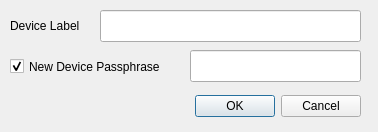
<?xml version="1.0" encoding="UTF-8"?>
<ui version="4.0">
 <class>SetupDeviceDialog</class>
 <widget class="QDialog" name="SetupDeviceDialog">
  <property name="geometry">
   <rect>
    <x>0</x>
    <y>0</y>
    <width>378</width>
    <height>132</height>
   </rect>
  </property>
  <property name="windowTitle">
   <string>Dialog</string>
  </property>
  <widget class="QDialogButtonBox" name="buttonBox">
   <property name="geometry">
    <rect>
     <x>20</x>
     <y>90</y>
     <width>341</width>
     <height>32</height>
    </rect>
   </property>
   <property name="orientation">
    <enum>Qt::Horizontal</enum>
   </property>
   <property name="standardButtons">
    <set>QDialogButtonBox::Cancel|QDialogButtonBox::Ok</set>
   </property>
  </widget>
  <widget class="QLabel" name="label">
   <property name="geometry">
    <rect>
     <x>10</x>
     <y>10</y>
     <width>81</width>
     <height>31</height>
    </rect>
   </property>
   <property name="text">
    <string>Device Label</string>
   </property>
  </widget>
  <widget class="QLineEdit" name="device_label_lineedit">
   <property name="geometry">
    <rect>
     <x>100</x>
     <y>10</y>
     <width>261</width>
     <height>32</height>
    </rect>
   </property>
  </widget>
  <widget class="QCheckBox" name="device_passphrase_checkbox">
   <property name="geometry">
    <rect>
     <x>10</x>
     <y>51</y>
     <width>171</width>
     <height>31</height>
    </rect>
   </property>
   <property name="text">
    <string>New Device Passphrase</string>
   </property>
   <property name="checked">
    <bool>true</bool>
   </property>
  </widget>
  <widget class="QLineEdit" name="dev_passphrase_lineedit">
   <property name="geometry">
    <rect>
     <x>190</x>
     <y>50</y>
     <width>171</width>
     <height>32</height>
    </rect>
   </property>
  </widget>
 </widget>
 <resources/>
 <connections>
  <connection>
   <sender>buttonBox</sender>
   <signal>accepted()</signal>
   <receiver>SetupDeviceDialog</receiver>
   <slot>accept()</slot>
   <hints>
    <hint type="sourcelabel">
     <x>248</x>
     <y>254</y>
    </hint>
    <hint type="destinationlabel">
     <x>157</x>
     <y>274</y>
    </hint>
   </hints>
  </connection>
  <connection>
   <sender>buttonBox</sender>
   <signal>rejected()</signal>
   <receiver>SetupDeviceDialog</receiver>
   <slot>reject()</slot>
   <hints>
    <hint type="sourcelabel">
     <x>316</x>
     <y>260</y>
    </hint>
    <hint type="destinationlabel">
     <x>286</x>
     <y>274</y>
    </hint>
   </hints>
  </connection>
 </connections>
</ui>
